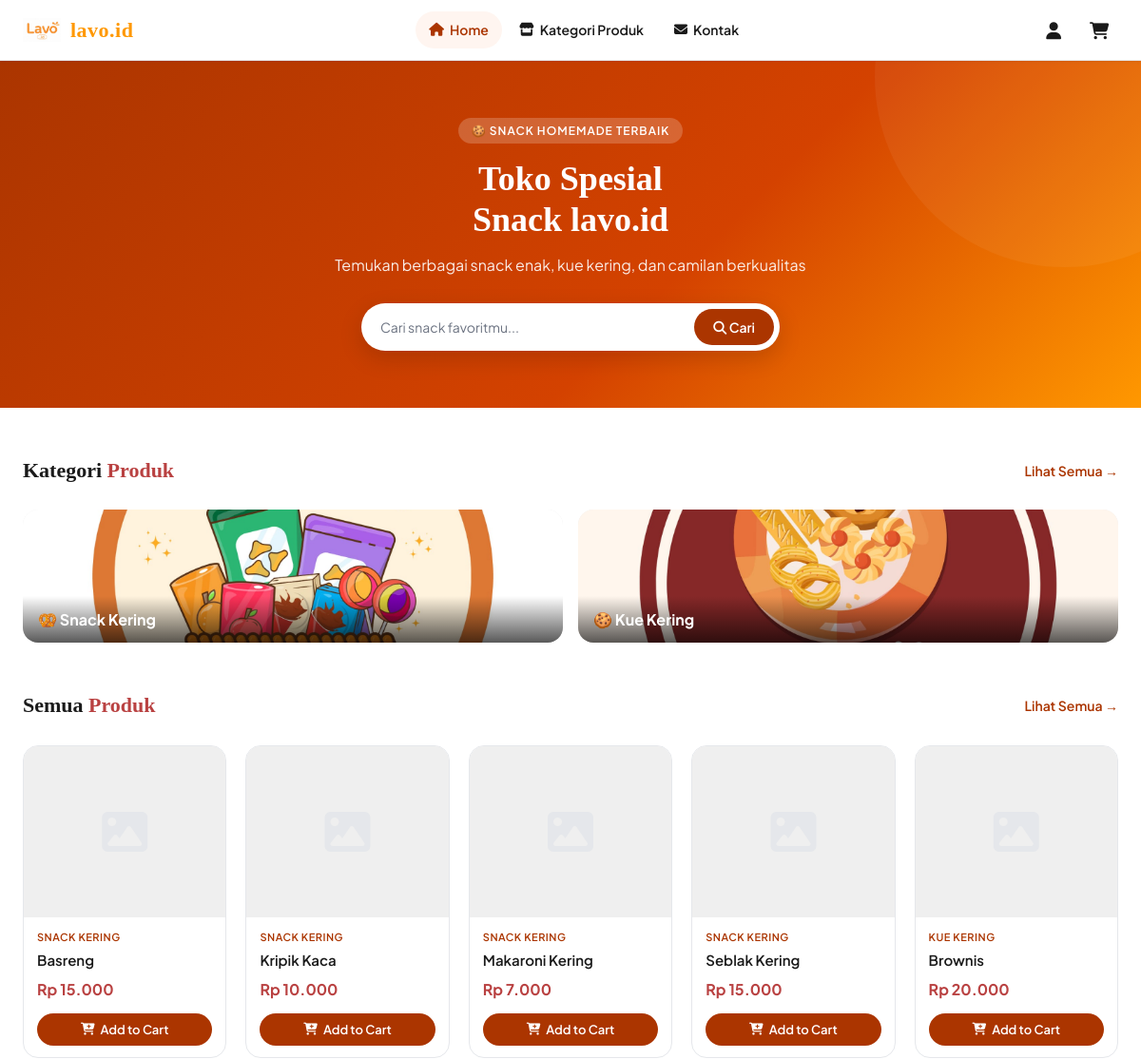
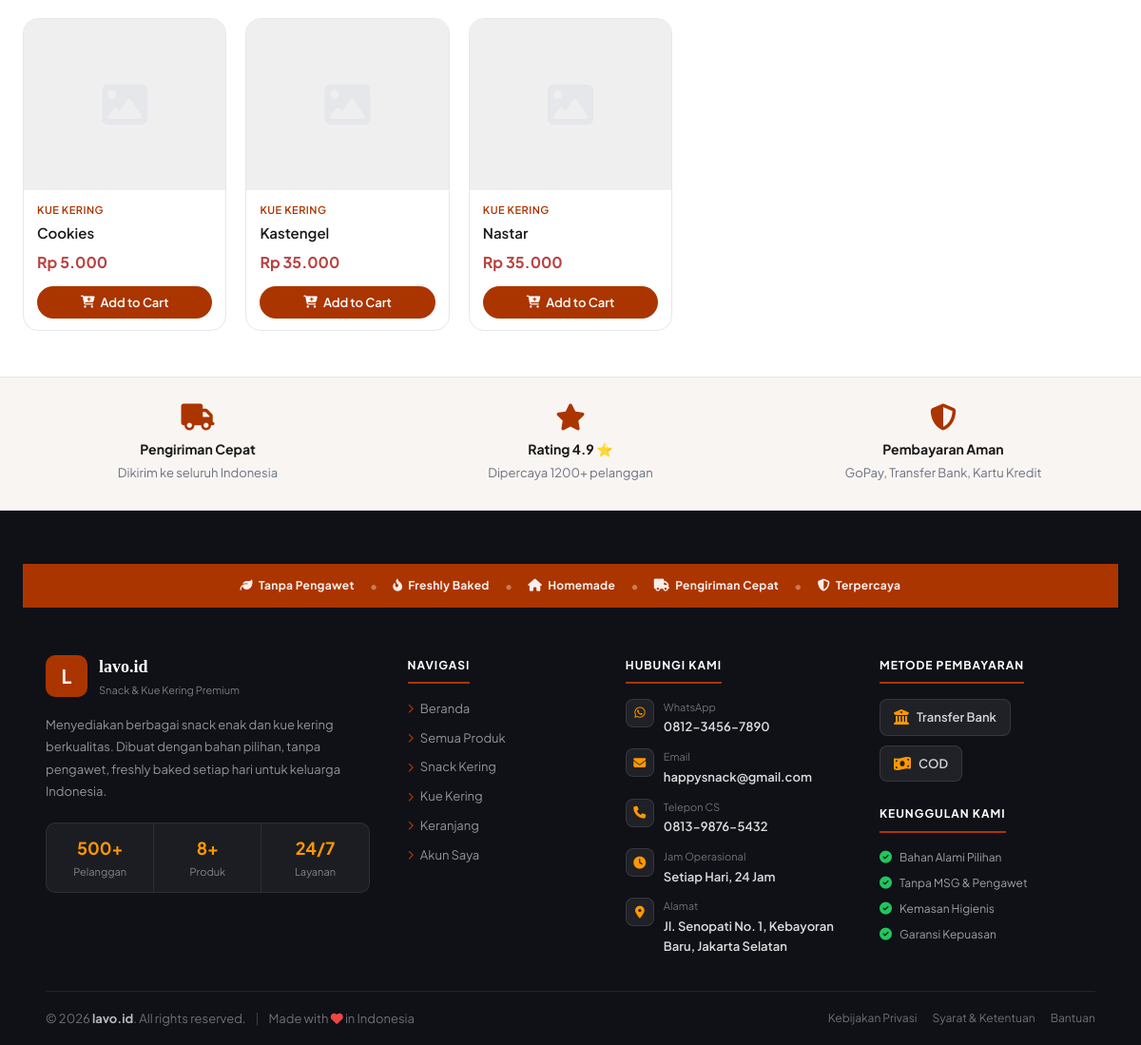
The page / on the database its author committed (2 pictures, top to bottom).
### tables this page shows
CREATE TABLE IF NOT EXISTS `produk` (
  `id_produk`   INT(11)        NOT NULL AUTO_INCREMENT,
  `id_kategori` INT(11)        NOT NULL,
  `nama`        VARCHAR(150)   NOT NULL,
  `harga`       DECIMAL(10,2)  NOT NULL,
  `satuan`      VARCHAR(20)    NOT NULL DEFAULT 'pcs',
  `stok`        INT(11)        NOT NULL DEFAULT 0,
  `deskripsi`   TEXT           DEFAULT NULL,
  `gambar`      VARCHAR(255)   DEFAULT NULL,
  `created_at`  TIMESTAMP      NOT NULL DEFAULT CURRENT_TIMESTAMP,
  PRIMARY KEY (`id_produk`),
  FOREIGN KEY (`id_kategori`) REFERENCES `kategori`(`id_kategori`) ON DELETE CASCADE
);

CREATE TABLE IF NOT EXISTS `kategori` (
  `id_kategori` INT(11)      NOT NULL AUTO_INCREMENT,
  `nama`        VARCHAR(100) NOT NULL,
  PRIMARY KEY (`id_kategori`)
);

### index.php (the view, shortened to what this page needs)
<?php
include 'koneksi.php';
$user = $_SESSION['user'] ?? null;
$produk_list = [];
$res = mysqli_query($conn, "
    SELECT p.id_produk AS id, p.nama, p.harga, p.satuan, p.gambar, k.nama AS kategori
    FROM produk p
    JOIN kategori k ON p.id_kategori = k.id_kategori
    ORDER BY k.id_kategori, p.nama
    LIMIT 8
");
while ($row = mysqli_fetch_assoc($res)) {
    $produk_list[] = $row;
}
?>
<!DOCTYPE html>
<html lang="id">
<head>
  <link rel="stylesheet" href="style.css">
  <link rel="stylesheet" href="https://cdnjs.cloudflare.com/ajax/libs/font-awesome/6.4.0/css/all.min.css">
</head>
<body>
<?php include 'includes/navbar.php'; ?>
<section class="hero">
  <div class="hero-content">
    <span class="hero-badge">🍪 Snack Homemade Terbaik</span>
    <h1>Toko Spesial<br>Snack lavo.id</h1>
    <p>Temukan berbagai snack enak, kue kering, dan camilan berkualitas</p>
    <form class="hero-search" action="kategori.php" method="GET">
      <input type="text" name="q" placeholder="Cari snack favoritmu...">
      <button type="submit"><i class="fa fa-search"></i> Cari</button>
    </form>
  </div>
</section>
<div style="max-width:1200px; margin:0 auto; padding:48px 24px 0;">
  <div class="section-header">
    <h2 class="section-title">Kategori <span>Produk</span></h2>
    <a href="kategori.php" class="section-link">Lihat Semua →</a>
  </div>
  <div class="kategori-grid">
    <a href="kategori.php?kategori=Snack+Kering" class="kategori-card">
      <img src="logo.png/snackkering.jpeg" alt="Snack Kering" onerror="this.style.display='none'">
      <div class="kategori-card-label">🥨 Snack Kering</div>
    </a>
    <a href="kategori.php?kategori=Kue+Kering" class="kategori-card">
      <img src="logo.png/kuekering.jpeg" alt="Kue Kering" onerror="this.style.display='none'">
      <div class="kategori-card-label">🍪 Kue Kering</div>
    </a>
  </div>
</div>
<div class="section">
  <div class="section-header">
    <h2 class="section-title">Semua <span>Produk</span></h2>
    <a href="kategori.php" class="section-link">Lihat Semua →</a>
  </div>
  <div class="produk-grid">
    <?php foreach ($produk_list as $p): ?>
    <a href="produk.php?id=<?= $p['id'] ?>" class="produk-card">
      <div class="produk-card-img">
        <?php if (!empty($p['gambar'])): ?>
          <img src="uploads/<?= htmlspecialchars($p['gambar']) ?>" alt="<?= htmlspecialchars($p['nama']) ?>">
        <?php else: ?>
          <span class="img-placeholder"><i class="fa fa-image"></i></span>
        <?php endif; ?>
      </div>
      <div class="produk-card-body">
        <div class="produk-card-kategori"><?= htmlspecialchars($p['kategori']) ?></div>
        <div class="produk-card-nama"><?= htmlspecialchars($p['nama']) ?></div>
        <div class="produk-card-harga">Rp <?= number_format($p['harga'], 0, ',', '.') ?></div>
        <button class="btn-cart" onclick="addToCart(event, <?= $p['id'] ?>)">
          <i class="fa fa-cart-plus"></i> Add to Cart
        </button>
      </div>
    </a>
    <?php endforeach; ?>
  </div>
</div>
<div class="info-strip">
  <div class="info-strip-inner">
    <div class="info-item">
      <i class="fa fa-truck"></i>
      <h4>Pengiriman Cepat</h4>
      <p>Dikirim ke seluruh Indonesia</p>
    </div>
    <div class="info-item">
      <i class="fa fa-star"></i>
      <h4>Rating 4.9 ⭐</h4>
      <p>Dipercaya 1200+ pelanggan</p>
    </div>
    <div class="info-item">
      <i class="fa fa-shield-alt"></i>
      <h4>Pembayaran Aman</h4>
      <p>GoPay, Transfer Bank, Kartu Kredit</p>
    </div>
  </div>
</div>
<?php include 'includes/footer.php'; ?>
</body>
</html>

### includes/navbar.php (shortened to what this page needs)
<?php
$current = basename($_SERVER['PHP_SELF'], '.php');
$profil_url = !isset($user) || !$user
    ? 'login.php'
    : ($user['role'] === 'admin' ? 'admin/dashboard.php' : 'profil.php');
?>
<header class="navbar">
  <div class="navbar-logo">
    <img src="logo.png/logo.png" alt="lavo.id" onerror="this.style.display='none'">
    <h2>lavo.id</h2>
  </div>
  <nav class="navbar-nav">
    <a href="index.php" <?= $current==='index' ? 'class="active"' : '' ?>>
      <i class="fa fa-home"></i> Home
    </a>
    <a href="kategori.php" <?= in_array($current,['kategori','produk']) ? 'class="active"' : '' ?>>
      <i class="fa fa-store"></i> Kategori Produk
    </a>
    <a href="#kontak" onclick="scrollToKontak(event)">
      <i class="fa fa-envelope"></i> Kontak
    </a>
  </nav>
  <div class="navbar-actions">
    <?php if (isset($user) && $user): ?>
      <a href="<?= $profil_url ?>" class="nav-btn" title="Profil: <?= htmlspecialchars($user['nama']) ?>"
         style="position:relative;padding:0;">
        <div style="
          width: 36px;
          height: 36px;
          border-radius: 50%;
          background: var(--primary);
          color: white;
          font-size: 14px;
          font-weight: 700;
          display: flex;
          align-items: center;
          justify-content: center;
          border: 2px solid rgba(171,53,0,0.3);
          text-transform: uppercase;
          font-family: var(--font-main);
        "><?= strtoupper(substr($user['nama'], 0, 1)) ?></div>
      </a>
    <?php else: ?>
      <a href="login.php" class="nav-btn" title="Masuk">
        <i class="fa fa-user"></i>
      </a>
    <?php endif; ?>
    <a href="keranjang.php" class="nav-btn" title="Keranjang">
      <i class="fa fa-shopping-cart"></i>
    </a>
  </div>
</header>

### includes/footer.php (shortened to what this page needs)
<footer class="footer">
  <div class="footer-tagline-strip">
    <div class="footer-tagline-inner">
      <div class="footer-tagline-item"><i class="fa fa-leaf"></i> Tanpa Pengawet</div>
      <div class="footer-tagline-sep">•</div>
      <div class="footer-tagline-item"><i class="fa fa-fire-alt"></i> Freshly Baked</div>
      <div class="footer-tagline-sep">•</div>
      <div class="footer-tagline-item"><i class="fa fa-home"></i> Homemade</div>
      <div class="footer-tagline-sep">•</div>
      <div class="footer-tagline-item"><i class="fa fa-truck"></i> Pengiriman Cepat</div>
      <div class="footer-tagline-sep">•</div>
      <div class="footer-tagline-item"><i class="fa fa-shield-alt"></i> Terpercaya</div>
    </div>
  </div>
  <div class="footer-inner">
    <div class="footer-main-grid">
      <div class="footer-brand-col">
        <div class="footer-logo-wrap">
          <div class="footer-logo-icon">L</div>
          <div>
            <div class="footer-logo-name">lavo.id</div>
            <div class="footer-logo-sub">Snack & Kue Kering Premium</div>
          </div>
        </div>
        <p class="footer-brand-desc">
          Menyediakan berbagai snack enak dan kue kering berkualitas. Dibuat dengan bahan pilihan, tanpa pengawet, freshly baked setiap hari untuk keluarga Indonesia.
        </p>
        <div class="footer-stats">
          <div class="footer-stat">
            <div class="footer-stat-num">500+</div>
            <div class="footer-stat-lbl">Pelanggan</div>
          </div>
          <div class="footer-stat">
            <div class="footer-stat-num">8+</div>
            <div class="footer-stat-lbl">Produk</div>
          </div>
          <div class="footer-stat">
            <div class="footer-stat-num">24/7</div>
            <div class="footer-stat-lbl">Layanan</div>
          </div>
        </div>
      </div>
      <div class="footer-nav-col">
        <div class="footer-col-title">Navigasi</div>
        <ul class="footer-nav-list">
          <li><a href="index.php"><i class="fa fa-chevron-right"></i> Beranda</a></li>
          <li><a href="kategori.php"><i class="fa fa-chevron-right"></i> Semua Produk</a></li>
          <li><a href="kategori.php?kategori=Snack+Kering"><i class="fa fa-chevron-right"></i> Snack Kering</a></li>
          <li><a href="kategori.php?kategori=Kue+Kering"><i class="fa fa-chevron-right"></i> Kue Kering</a></li>
          <li><a href="keranjang.php"><i class="fa fa-chevron-right"></i> Keranjang</a></li>
          <li><a href="profil.php"><i class="fa fa-chevron-right"></i> Akun Saya</a></li>
        </ul>
      </div>
      <div class="footer-contact-col">
        <div class="footer-col-title">Hubungi Kami</div>
        <div class="footer-contact-list">
          <div class="footer-contact-row">
            <div class="footer-contact-icon"><i class="fab fa-whatsapp"></i></div>
            <div>
              <div class="footer-contact-label">WhatsApp</div>
              <div class="footer-contact-value">0812-3456-7890</div>
            </div>
          </div>
          <div class="footer-contact-row">
            <div class="footer-contact-icon"><i class="fa fa-envelope"></i></div>
            <div>
              <div class="footer-contact-label">Email</div>
              <div class="footer-contact-value">happysnack@gmail.com</div>
            </div>
          </div>
          <div class="footer-contact-row">
            <div class="footer-contact-icon"><i class="fa fa-phone"></i></div>
            <div>
              <div class="footer-contact-label">Telepon CS</div>
              <div class="footer-contact-value">0813-9876-5432</div>
            </div>
          </div>
          <div class="footer-contact-row">
            <div class="footer-contact-icon"><i class="fa fa-clock"></i></div>
            <div>
              <div class="footer-contact-label">Jam Operasional</div>
              <div class="footer-contact-value">Setiap Hari, 24 Jam</div>
            </div>
          </div>
          <div class="footer-contact-row">
            <div class="footer-contact-icon"><i class="fa fa-map-marker-alt"></i></div>
            <div>
              <div class="footer-contact-label">Alamat</div>
              <div class="footer-contact-value">Jl. Senopati No. 1, Kebayoran Baru, Jakarta Selatan</div>
            </div>
          </div>
        </div>
      </div>
      <div class="footer-info-col">
        <div class="footer-col-title">Metode Pembayaran</div>
        <div class="footer-pay-cards">
          <div class="footer-pay-card">
            <i class="fa fa-university"></i>
            <span>Transfer Bank</span>
          </div>
          <div class="footer-pay-card">
            <i class="fa fa-money-bill-wave"></i>
            <span>COD</span>
          </div>
        </div>
        <div class="footer-col-title" style="margin-top:24px;">Keunggulan Kami</div>
        <div class="footer-badge-list">
          <div class="footer-badge"><i class="fa fa-check-circle"></i> Bahan Alami Pilihan</div>
          <div class="footer-badge"><i class="fa fa-check-circle"></i> Tanpa MSG & Pengawet</div>
          <div class="footer-badge"><i class="fa fa-check-circle"></i> Kemasan Higienis</div>
          <div class="footer-badge"><i class="fa fa-check-circle"></i> Garansi Kepuasan</div>
        </div>
      </div>
    </div>
    <div class="footer-bottom-bar">
      <div class="footer-bottom-left">
        <span>© <?= date('Y') ?> <strong>lavo.id</strong>. All rights reserved.</span>
        <span class="footer-bottom-sep">|</span>
        <span>Made with <i class="fa fa-heart" style="color:#ef4444;"></i> in Indonesia</span>
      </div>
      <div class="footer-bottom-right">
        <a href="#">Kebijakan Privasi</a>
        <a href="#">Syarat & Ketentuan</a>
        <a href="#">Bantuan</a>
      </div>
    </div>
  </div>
</footer>

### includes/footer.php (style rules this page uses)
.footer-tagline-strip { background: var(--primary); padding: 10px 0; }
.footer-tagline-inner { max-width: 1200px; margin: 0 auto; padding: 0 24px; display: flex; align-items: center; justify-content: center; gap: 16px; flex-wrap: wrap; }
.footer-tagline-item { font-size: 12px; font-weight: 700; color: rgba(255,255,255,0.92); display: flex; align-items: center; gap: 6px; letter-spacing: 0.3px; }
.footer-tagline-item i { font-size: 13px; }
.footer-tagline-sep { color: rgba(255,255,255,0.35); font-size: 16px; }
.footer { background: #0f1117; color: rgba(255,255,255,0.75); }
.footer-inner { max-width: 1200px; margin: 0 auto; padding: 0 24px; }
.footer-main-grid { display: grid; grid-template-columns: 1.8fr 1fr 1.2fr 1.2fr; gap: 40px; padding: 48px 0 36px; border-bottom: 1px solid rgba(255,255,255,0.08); }
.footer-logo-wrap { display: flex; align-items: center; gap: 12px; margin-bottom: 16px; }
.footer-logo-icon { width: 44px; height: 44px; background: var(--primary); border-radius: 10px; display: flex; align-items: center; justify-content: center; font-size: 20px; font-weight: 700; color: white; flex-shrink: 0; }
.footer-logo-name { font-size: 18px; font-weight: 700; color: white; font-family: 'Times New Roman', serif; }
.footer-logo-sub { font-size: 11px; color: rgba(255,255,255,0.45); margin-top: 2px; }
.footer-brand-desc { font-size: 13px; line-height: 1.8; color: rgba(255,255,255,0.55); margin-bottom: 20px; }
.footer-stats { display: flex; align-items: center; gap: 0; background: rgba(255,255,255,0.05); border: 1px solid rgba(255,255,255,0.08); border-radius: 10px; overflow: hidden; }
.footer-stat { flex: 1; padding: 12px 8px; text-align: center; }
.footer-stat-num { font-size: 18px; font-weight: 700; color: var(--accent); }
.footer-stat-lbl { font-size: 11px; color: rgba(255,255,255,0.45); margin-top: 2px; }
.footer-col-title { font-size: 12px; font-weight: 700; color: white; text-transform: uppercase; letter-spacing: 1px; margin-bottom: 16px; padding-bottom: 8px; border-bottom: 2px solid var(--primary); display: inline-block; }
.footer-nav-list { list-style: none; padding: 0; margin: 0; }
.footer-nav-list li { margin-bottom: 10px; }
.footer-nav-list li a { font-size: 13px; color: rgba(255,255,255,0.55); text-decoration: none; display: flex; align-items: center; gap: 7px; transition: color 0.2s, padding-left 0.2s; }
.footer-nav-list li a i { font-size: 10px; color: var(--primary); }
.footer-contact-list { display: flex; flex-direction: column; gap: 12px; }
.footer-contact-row { display: flex; align-items: flex-start; gap: 10px; }
.footer-contact-icon { width: 30px; height: 30px; border-radius: 8px; background: rgba(255,255,255,0.07); border: 1px solid rgba(255,255,255,0.1); display: flex; align-items: center; justify-content: center; font-size: 13px; color: var(--accent); flex-shrink: 0; }
.footer-contact-label { font-size: 11px; color: rgba(255,255,255,0.4); margin-bottom: 2px; }
.footer-contact-value { font-size: 13px; font-weight: 600; color: rgba(255,255,255,0.85); }
.footer-pay-cards { display: flex; gap: 10px; flex-wrap: wrap; }
.footer-pay-card { display: flex; align-items: center; gap: 8px; background: rgba(255,255,255,0.07); border: 1px solid rgba(255,255,255,0.1); border-radius: 8px; padding: 8px 14px; font-size: 13px; font-weight: 600; color: rgba(255,255,255,0.8); transition: background 0.2s; }
.footer-pay-card i { font-size: 16px; color: var(--accent); }
.footer-badge-list { display: flex; flex-direction: column; gap: 8px; }
.footer-badge { display: flex; align-items: center; gap: 8px; font-size: 12px; color: rgba(255,255,255,0.6); }
.footer-badge i { color: #22c55e; font-size: 13px; }
.footer-bottom-bar { display: flex; align-items: center; justify-content: space-between; padding: 18px 0; flex-wrap: wrap; gap: 12px; }
.footer-bottom-left { display: flex; align-items: center; gap: 10px; font-size: 13px; color: rgba(255,255,255,0.4); flex-wrap: wrap; }
.footer-bottom-left strong { color: rgba(255,255,255,0.7); }
.footer-bottom-sep { color: rgba(255,255,255,0.2); }
.footer-bottom-right { display: flex; gap: 16px; }
.footer-bottom-right a { font-size: 12px; color: rgba(255,255,255,0.4); text-decoration: none; transition: color 0.2s; }

### rows shown on the page
produk: id_kategori.nama "SNACK KERING", nama "Basreng", harga "15.000"
produk: id_kategori.nama "SNACK KERING", nama "Kripik Kaca", harga "10.000"
produk: id_kategori.nama "SNACK KERING", nama "Makaroni Kering", harga "7.000"
produk: id_kategori.nama "SNACK KERING", nama "Seblak Kering", harga "15.000"
produk: id_kategori.nama "KUE KERING", nama "Brownis", harga "20.000"
produk: id_kategori.nama "KUE KERING", nama "Cookies", harga "5.000"
produk: id_kategori.nama "KUE KERING", nama "Kastengel", harga "35.000"
produk: id_kategori.nama "KUE KERING", nama "Nastar", harga "35.000"
